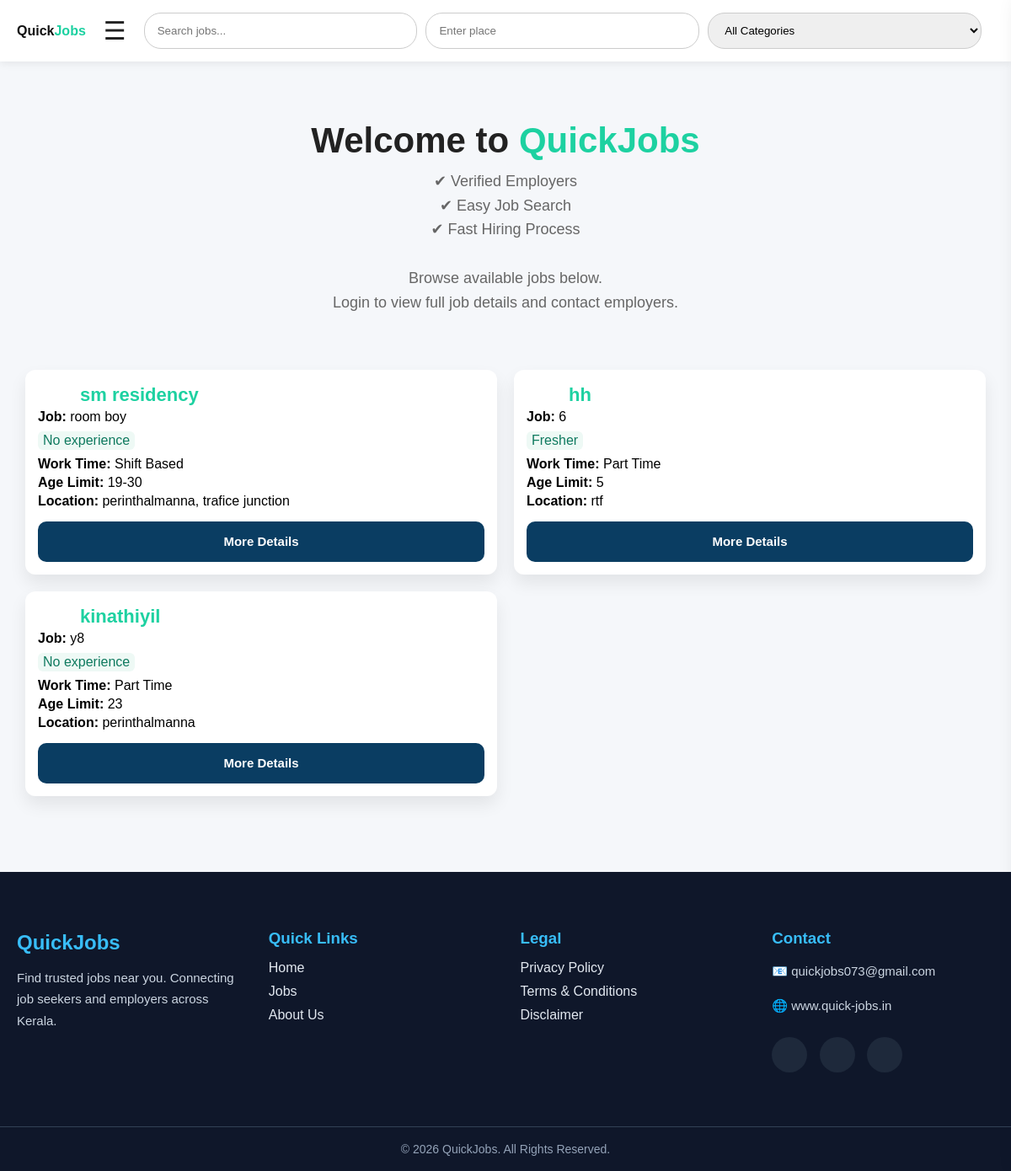
Before: / with the older database file.
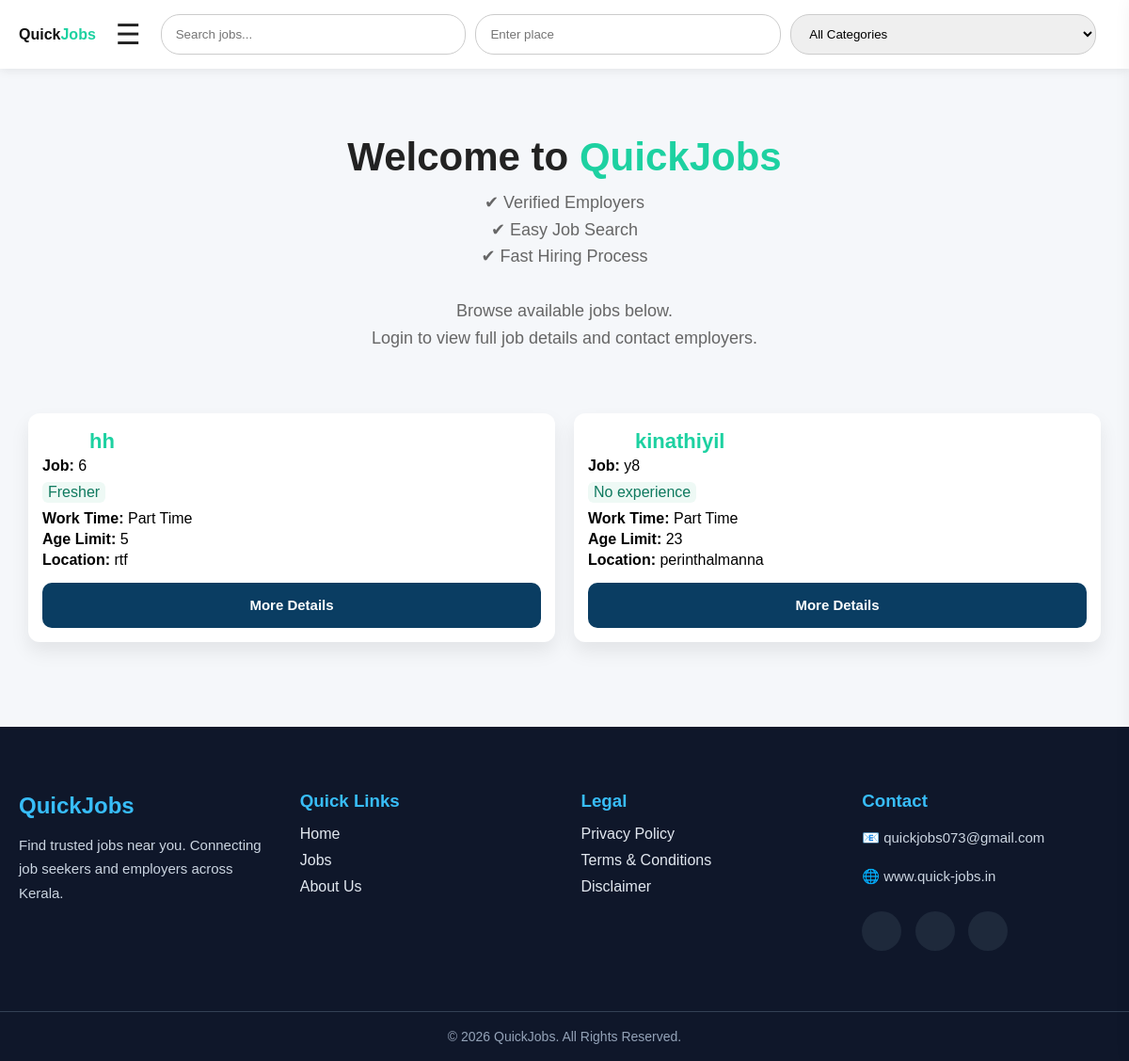
After: the same page with the newer database file.
### myapp/models.py (models this page shows, shortened)
class Job(models.Model):
    owner = models.ForeignKey(
        User,
        on_delete=models.CASCADE,
        related_name="jobs",
        null=True,
        blank=True,
    )
    shop_name = models.CharField(
        max_length=150,
    )
    title = models.CharField(
        max_length=150,
    )
    category = models.ForeignKey(
        Category,
        on_delete=models.PROTECT,
        related_name="jobs",
        null=True,
        blank=True,
    )
    experience = models.CharField(
        max_length=100,
        default="Fresher",
    )
    work_time = models.CharField(
        max_length=100,
    )
    gender = models.CharField(max_length=20, default="Any")
    education = models.CharField(max_length=50, default="Any")
    age_limit = models.CharField(
        max_length=50,
        blank=True,
    )
    location = models.CharField(
        max_length=100,
    )
    salary = models.CharField(
        max_length=100,
    )
    phone = models.CharField(
        max_length=15,
        validators=[phone_validator],
    )
    description = models.TextField(
        blank=True,
    )
    is_verified = models.BooleanField(
        default=True,
    )
    owner_name = models.CharField(
        max_length=150,
        blank=True
    )
    created_at = models.DateTimeField(
        auto_now_add=True,
    )
    class Meta:
        ordering = ["-created_at"]

### myapp/views.py (the view, shortened to what this page needs)
# urls.py: 2. Add a URL to urlpatterns:  path('', views.home, name='home')
def home(request):
    jobs = (
        Job.objects
        .filter(is_verified=True)
        .select_related("category", "owner")
        .order_by("-id")
    )
    categories = Category.objects.all().order_by("name")
    q = request.GET.get("q", "").strip()
    place = request.GET.get("place", "").strip()
    category_id = request.GET.get("category", "").strip()
    if place:
        jobs = jobs.filter(location__icontains=place)
    if category_id.isdigit():
        jobs = jobs.filter(category_id=int(category_id))
    saved_job_ids = set()
    if request.user.is_authenticated:
        saved_job_ids = set(
            SavedJob.objects.filter(
                user=request.user
            ).values_list("job_id", flat=True)
        )
    return render(
        request,
        "home.html",
        {
            "jobs": jobs,
            "categories": categories,
            "saved_job_ids": saved_job_ids,
        },
    )

### templates/home.html (shortened to what this page needs)
{% load static %}
<!DOCTYPE html>
<html lang="en">
<head>
<link rel="stylesheet" href="{% static 'css/home.css' %}">
    <link rel="stylesheet" href="https://cdnjs.cloudflare.com/ajax/libs/font-awesome/6.7.2/css/all.min.css">
</head>
<body>
<header class="navbar">
    <div class="logo">
        <a href="{% url 'home' %}">Quick<span>Jobs</span></a>
    </div>
    <div class="profile">
        <button class="menu-btn" onclick="openMenu()">☰</button>
    </div>
    <form class="search-box" method="GET" id="searchForm">
        <input
        type="text"
        class="search"
        name="q"
        placeholder="Search jobs..."
        value="{{ request.GET.q }}">
        <input
        type="text"
        class="search"
        name="place"
        placeholder="Enter place"
        value="{{ request.GET.place }}">
        <select name="category" class="search">
            <option value="">All Categories</option>
        </select>
    </form>
</header>
{% if user.is_authenticated %}
<section class="welcome">
    <h2>
        Welcome,
        {{ user.profile.full_name|default:user.first_name }}
    </h2>
    <p>
        Find your next opportunity.<br>
        Search jobs, save favourites and contact employers instantly.
    </p>
</section>
{% else %}
<section class="hero">
    <h1>Welcome to <span>QuickJobs</span> </h1>
    <p>
        ✔ Verified Employers<br>
        ✔ Easy Job Search<br>
        ✔ Fast Hiring Process<br><br>
        Browse available jobs below.<br>
        Login to view full job details and contact employers.
    </p>
</section>
{% endif %}
<section class="job-list">
{% for job in jobs %}
<div class="job-card">
<div class="job-main">
<h3>{{ job.shop_name }}</h3>
<p><b>Job:</b> {{ job.title }}</p>
<p class="exp">
{{ job.experience|default:"Fresher" }}
</p>
<p><b>Work Time:</b> {{ job.work_time|default:"Full Time" }}</p>
<p><b>Age Limit:</b> {{ job.age_limit|default:"Not specified" }}</p>
<p><b>Location:</b> {{ job.location }}</p>
</div>
<div class="contact-box">
{% if user.is_authenticated %}
<a href="{% url 'job_details' job.id %}">
    <button class="details-btn">More Details</button>
</a>
{% else %}
<a href="{% url 'login' %}">
    <button class="details-btn">More Details</button>
</a>
{% endif %}
</div>
</div>
{% empty %}
<p class="no-job">No jobs available</p>
{% endfor %}
</section>
<footer class="footer">
    <div class="footer-container">
        <div class="footer-box">
            <h2>QuickJobs</h2>
            <p>
                Find trusted jobs near you. Connecting job seekers and employers across Kerala.
            </p>
        </div>
        <div class="footer-box">
            <h3>Quick Links</h3>
            <a href="/">Home</a>
            <a href="/">Jobs</a>
            <a href="#">About Us</a>
        </div>
        <div class="footer-box">
            <h3>Legal</h3>
            <a href="{% url 'privacy_policy' %}">Privacy Policy</a>
            <a href="{% url 'terms'%}">Terms & Conditions</a>
            <a href="{% url 'disclaimer'%}">Disclaimer</a>
        </div>
        <div class="footer-box">
            <h3>Contact</h3>
            <p>📧 quickjobs073@gmail.com</p>
            <p>🌐 www.quick-jobs.in</p>
            <div class="social-icons">
                <a href="#"></a>
                <a href="#"></a>
                <a href="#"></a>
            </div>
        </div>
    </div>
    <div class="footer-bottom">
        © 2026 QuickJobs. All Rights Reserved.
    </div>
</footer>
</body>
</html>

### static/css/home.css (style rules this page uses)
* { box-sizing:border-box; font-family:Arial, sans-serif; }
body { margin:0; background:#f5f7fa; }
.navbar { display:flex; align-items:center; gap:15px; padding:15px 20px; background:white; box-shadow:0 2px 10px rgba(0,0,0,0.08); }
.logo a { text-decoration:none; color:#111; font-weight:700; }
.logo span { color:#1dd1a1; }
.search-box { flex:1; display:flex; gap:10px; flex-wrap:wrap; }
.search, #categoryFilter { flex:1; padding:12px 15px; border-radius:20px; border:1px solid #ccc; outline:none; min-width:180px; }
.profile { position:relative; }
.job-list { padding:30px; display:grid; grid-template-columns:repeat(2, 1fr); gap:20px; }
.job-card { background:white; padding:15px; border-radius:12px; box-shadow:0 10px 20px rgba(0,0,0,0.08); transition:0.3s; position:relative; }
.job-card h3 { margin-top:2px; margin-bottom:4px; margin-left:50px; color:#1dd1a1; Font-size: 22px; Font-weight: 700; }
.job-card p { margin:4px 0; font-size:16px; }
.exp { background:#eef9f5; color:#0f7a5f; padding:2px 6px; border-radius:6px; display:inline-block; font-size:12px; margin:2px 0; }
.contact-box { margin-top:6px; background:#f9f9f9; padding:6px; border-radius:10px; display:flex; flex-direction:column; gap:4px; }
.job-main { margin-left:0; }
.contact-box { margin-top:15px; background:none; padding:0; }
.contact-box a { display:block; width:100%; }
.details-btn { width:100%; height:48px; border:none; border-radius:10px; background:#0a3d62; color:white; font-size:15px; font-weight:600; cursor:pointer; }
.menu-btn { background:none; border:none; font-size:30px; color:#222; cursor:pointer; transition:.3s; }
.hero, .welcome { text-align:center; padding:60px 20px; }
.hero h1, .welcome h2 { font-size:38px; color:#222; margin-bottom:15px; }
.hero span { color:#1dd1a1; }
.hero p, .welcome p { max-width:700px; margin:auto; color:#666; line-height:1.9; font-size:17px; }
.hero { text-align:center; padding:35px 20px; }
.hero h1 { font-size:42px; margin-bottom:10px; }
.hero p { font-size:18px; color:#666; line-height:1.6; max-width:600px; margin:auto; }
.footer { background:#0f172a; color:#fff; margin-top:60px; }
.footer-container { max-width:1200px; margin:auto; display:grid; grid-template-columns:repeat(auto-fit,minmax(220px,1fr)); gap:35px; padding:50px 20px; }
.footer-box h2, .footer-box h3 { margin-bottom:15px; color:#38bdf8; }
.footer-box p { color:#cbd5e1; line-height:1.7; font-size:15px; }
.footer-box a { display:block; color:#e2e8f0; text-decoration:none; margin:10px 0; transition:.3s; }
.social-icons { margin-top:15px; }
.social-icons a { display:inline-flex; justify-content:center; align-items:center; width:42px; height:42px; background:#1e293b; border-radius:50%; text-decoration:none; font-size:20px; margin-right:10px; transition:.3s; }
.footer-bottom { text-align:center; border-top:1px solid #334155; padding:18px; color:#94a3b8; font-size:14px; }

Changed rows visible on the page:
removed Job: shop_name "sm residency", title "room boy", experience "No experience", work_time "Shift Based", age_limit "19-30", location "perinthalmanna, trafice junction"
